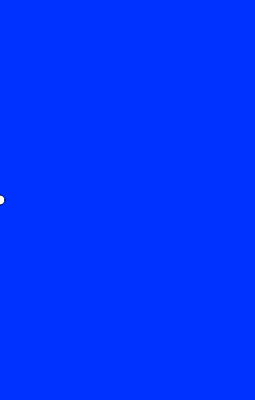
Frame 1 (no input)
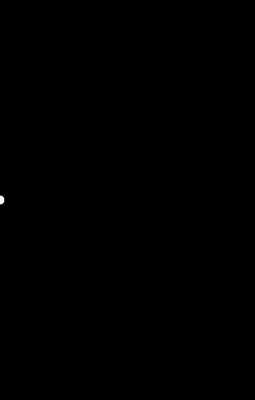
Frame 60 (no input)
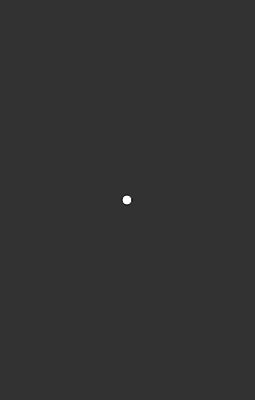
Frame 120 (the mouse pressed at the canvas centre since frame 60)

The p5.js sketch that drew these frames (run headless with seeded random() and noise() and a simulated clock; from frame 60 on, the mouse is pressed at the canvas centre):

// p5.js sketch
// ── sketch.js

var r = 0;
var g = 50;
var b=255;
var mouse;


function setup(){
  createCanvas(255,400);
}


function draw(){
  background(r,g,b);
  
  mouse = ellipse(mouseX,200,10,10)

  mouse = map(mouseX, 0, width, 0, 255, true);

  r = map(mouseX, 0, 255, 0, 100);
  g = map(mouseX, 0, 255, 0, 100);
  b = map(mouseX, 0, 255, 0, 100);




  // Remember to fill the canvas with white paint before creating the ellipse.
 // drawsprites();
}
